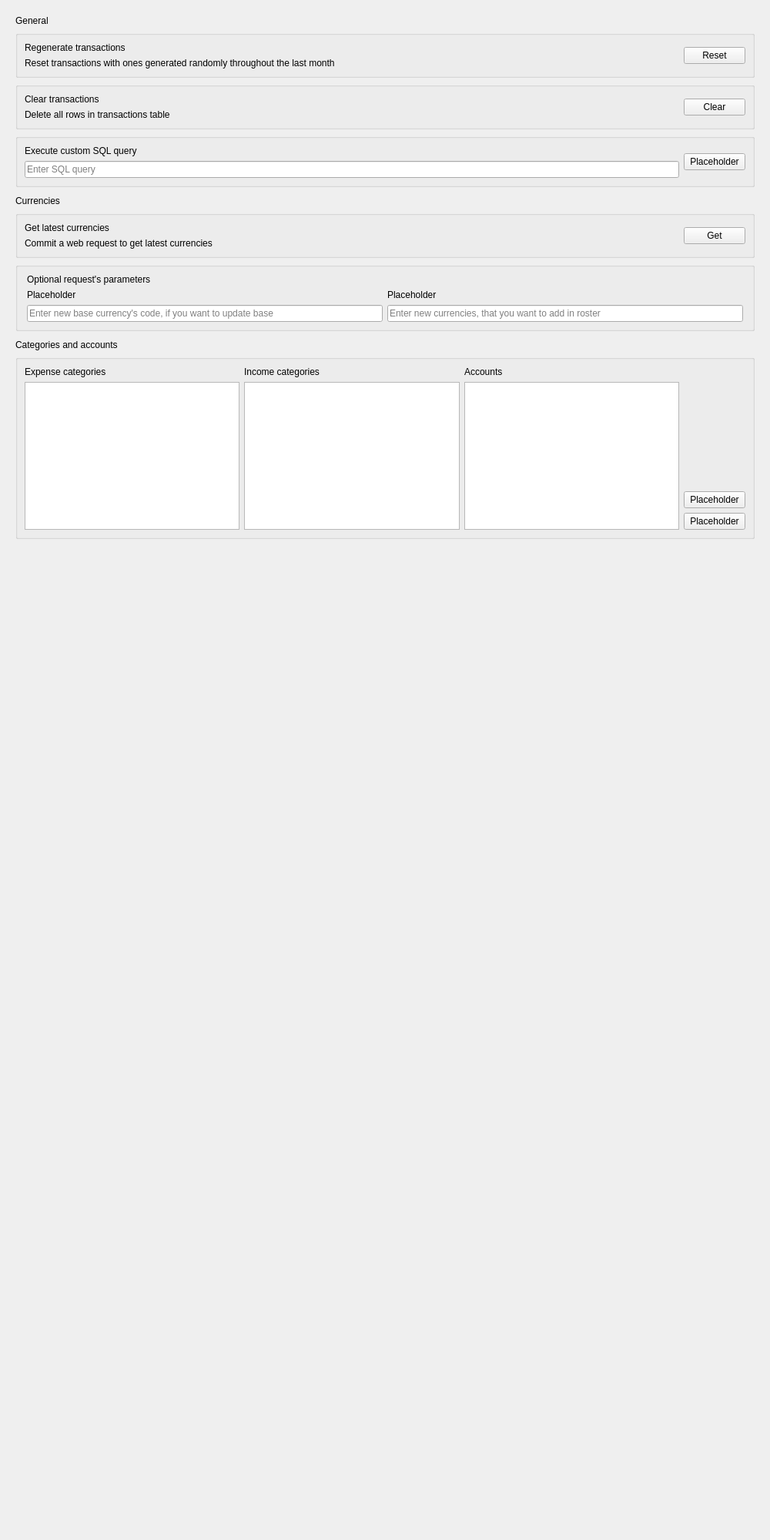
<?xml version="1.0" encoding="UTF-8"?>
<ui version="4.0">
 <class>SettingsPage</class>
 <widget class="QWidget" name="SettingsPage">
  <property name="geometry">
   <rect>
    <x>0</x>
    <y>0</y>
    <width>1000</width>
    <height>2000</height>
   </rect>
  </property>
  <property name="windowTitle">
   <string>SettingsPage</string>
  </property>
  <layout class="QVBoxLayout" name="verticalLayout">
   <item>
    <widget class="QScrollArea" name="scrollArea">
     <property name="frameShape">
      <enum>QFrame::Shape::NoFrame</enum>
     </property>
     <property name="widgetResizable">
      <bool>true</bool>
     </property>
     <widget class="QWidget" name="scrollAreaWidgetContents">
      <property name="geometry">
       <rect>
        <x>0</x>
        <y>0</y>
        <width>982</width>
        <height>1982</height>
       </rect>
      </property>
      <layout class="QVBoxLayout" name="verticalLayout_3">
       <item>
        <widget class="QLabel" name="label_13">
         <property name="layoutDirection">
          <enum>Qt::LayoutDirection::LeftToRight</enum>
         </property>
         <property name="styleSheet">
          <string notr="true">font: 10pt &quot;Segoe UI&quot;;</string>
         </property>
         <property name="text">
          <string>General</string>
         </property>
         <property name="alignment">
          <set>Qt::AlignmentFlag::AlignLeading|Qt::AlignmentFlag::AlignLeft|Qt::AlignmentFlag::AlignVCenter</set>
         </property>
        </widget>
       </item>
       <item>
        <widget class="QGroupBox" name="groupBox_5">
         <property name="sizePolicy">
          <sizepolicy hsizetype="Preferred" vsizetype="Fixed">
           <horstretch>0</horstretch>
           <verstretch>0</verstretch>
          </sizepolicy>
         </property>
         <property name="maximumSize">
          <size>
           <width>16777215</width>
           <height>16777215</height>
          </size>
         </property>
         <property name="title">
          <string/>
         </property>
         <layout class="QHBoxLayout" name="horizontalLayout_11">
          <item>
           <layout class="QVBoxLayout" name="verticalLayout_6">
            <item>
             <widget class="QLabel" name="label_11">
              <property name="sizePolicy">
               <sizepolicy hsizetype="Fixed" vsizetype="Fixed">
                <horstretch>0</horstretch>
                <verstretch>0</verstretch>
               </sizepolicy>
              </property>
              <property name="styleSheet">
               <string notr="true">font: 600 14pt &quot;Segoe UI&quot;;</string>
              </property>
              <property name="text">
               <string>Regenerate transactions</string>
              </property>
             </widget>
            </item>
            <item>
             <widget class="QLabel" name="label_2">
              <property name="text">
               <string>Reset transactions with ones generated randomly throughout the last month</string>
              </property>
             </widget>
            </item>
           </layout>
          </item>
          <item>
           <widget class="QPushButton" name="resetTransactions">
            <property name="sizePolicy">
             <sizepolicy hsizetype="Fixed" vsizetype="Fixed">
              <horstretch>1</horstretch>
              <verstretch>0</verstretch>
             </sizepolicy>
            </property>
            <property name="layoutDirection">
             <enum>Qt::LayoutDirection::LeftToRight</enum>
            </property>
            <property name="styleSheet">
             <string notr="true">font: 600 14pt &quot;Segoe UI&quot;;</string>
            </property>
            <property name="text">
             <string>Reset</string>
            </property>
           </widget>
          </item>
         </layout>
        </widget>
       </item>
       <item>
        <widget class="QGroupBox" name="groupBox_7">
         <property name="sizePolicy">
          <sizepolicy hsizetype="Preferred" vsizetype="Fixed">
           <horstretch>0</horstretch>
           <verstretch>0</verstretch>
          </sizepolicy>
         </property>
         <property name="maximumSize">
          <size>
           <width>16777215</width>
           <height>16777215</height>
          </size>
         </property>
         <property name="title">
          <string/>
         </property>
         <layout class="QHBoxLayout" name="horizontalLayout_13">
          <item>
           <layout class="QVBoxLayout" name="verticalLayout_7">
            <item>
             <widget class="QLabel" name="label_15">
              <property name="sizePolicy">
               <sizepolicy hsizetype="Fixed" vsizetype="Fixed">
                <horstretch>0</horstretch>
                <verstretch>0</verstretch>
               </sizepolicy>
              </property>
              <property name="styleSheet">
               <string notr="true">font: 600 14pt &quot;Segoe UI&quot;;</string>
              </property>
              <property name="text">
               <string>Clear transactions</string>
              </property>
             </widget>
            </item>
            <item>
             <widget class="QLabel" name="label_5">
              <property name="text">
               <string>Delete all rows in transactions table</string>
              </property>
             </widget>
            </item>
           </layout>
          </item>
          <item>
           <widget class="QPushButton" name="clearTransactions">
            <property name="sizePolicy">
             <sizepolicy hsizetype="Fixed" vsizetype="Fixed">
              <horstretch>1</horstretch>
              <verstretch>0</verstretch>
             </sizepolicy>
            </property>
            <property name="layoutDirection">
             <enum>Qt::LayoutDirection::LeftToRight</enum>
            </property>
            <property name="styleSheet">
             <string notr="true">font: 600 14pt &quot;Segoe UI&quot;;</string>
            </property>
            <property name="text">
             <string>Clear</string>
            </property>
           </widget>
          </item>
         </layout>
        </widget>
       </item>
       <item>
        <widget class="QGroupBox" name="groupBox_8">
         <property name="sizePolicy">
          <sizepolicy hsizetype="Preferred" vsizetype="Fixed">
           <horstretch>0</horstretch>
           <verstretch>0</verstretch>
          </sizepolicy>
         </property>
         <property name="maximumSize">
          <size>
           <width>16777215</width>
           <height>16777215</height>
          </size>
         </property>
         <property name="title">
          <string/>
         </property>
         <layout class="QHBoxLayout" name="horizontalLayout_14">
          <item>
           <layout class="QVBoxLayout" name="verticalLayout_8">
            <item>
             <widget class="QLabel" name="label_16">
              <property name="sizePolicy">
               <sizepolicy hsizetype="Fixed" vsizetype="Fixed">
                <horstretch>0</horstretch>
                <verstretch>0</verstretch>
               </sizepolicy>
              </property>
              <property name="styleSheet">
               <string notr="true">font: 600 14pt &quot;Segoe UI&quot;;</string>
              </property>
              <property name="text">
               <string>Execute custom SQL query</string>
              </property>
             </widget>
            </item>
            <item>
             <widget class="QLineEdit" name="lineEdit">
              <property name="placeholderText">
               <string>Enter SQL query</string>
              </property>
             </widget>
            </item>
           </layout>
          </item>
          <item>
           <widget class="QPushButton" name="clearTransactions_2">
            <property name="sizePolicy">
             <sizepolicy hsizetype="Fixed" vsizetype="Fixed">
              <horstretch>1</horstretch>
              <verstretch>0</verstretch>
             </sizepolicy>
            </property>
            <property name="layoutDirection">
             <enum>Qt::LayoutDirection::LeftToRight</enum>
            </property>
            <property name="styleSheet">
             <string notr="true">font: 600 14pt &quot;Segoe UI&quot;;</string>
            </property>
            <property name="text">
             <string>Placeholder</string>
            </property>
           </widget>
          </item>
         </layout>
        </widget>
       </item>
       <item>
        <spacer name="verticalSpacer">
         <property name="orientation">
          <enum>Qt::Orientation::Vertical</enum>
         </property>
         <property name="sizeType">
          <enum>QSizePolicy::Policy::Fixed</enum>
         </property>
         <property name="sizeHint" stdset="0">
          <size>
           <width>20</width>
           <height>5</height>
          </size>
         </property>
        </spacer>
       </item>
       <item>
        <widget class="QLabel" name="label_14">
         <property name="styleSheet">
          <string notr="true">font: 10pt &quot;Segoe UI&quot;;</string>
         </property>
         <property name="text">
          <string>Currencies</string>
         </property>
         <property name="alignment">
          <set>Qt::AlignmentFlag::AlignLeading|Qt::AlignmentFlag::AlignLeft|Qt::AlignmentFlag::AlignVCenter</set>
         </property>
        </widget>
       </item>
       <item>
        <widget class="QGroupBox" name="groupBox_6">
         <property name="sizePolicy">
          <sizepolicy hsizetype="Preferred" vsizetype="Fixed">
           <horstretch>0</horstretch>
           <verstretch>0</verstretch>
          </sizepolicy>
         </property>
         <property name="maximumSize">
          <size>
           <width>16777215</width>
           <height>16777215</height>
          </size>
         </property>
         <property name="title">
          <string/>
         </property>
         <layout class="QHBoxLayout" name="horizontalLayout_12">
          <item>
           <layout class="QVBoxLayout" name="verticalLayout_9">
            <item>
             <widget class="QLabel" name="label_12">
              <property name="sizePolicy">
               <sizepolicy hsizetype="Fixed" vsizetype="Fixed">
                <horstretch>0</horstretch>
                <verstretch>0</verstretch>
               </sizepolicy>
              </property>
              <property name="styleSheet">
               <string notr="true">font: 600 14pt &quot;Segoe UI&quot;;</string>
              </property>
              <property name="text">
               <string>Get latest currencies</string>
              </property>
             </widget>
            </item>
            <item>
             <widget class="QLabel" name="label_3">
              <property name="text">
               <string>Commit a web request to get latest currencies</string>
              </property>
             </widget>
            </item>
           </layout>
          </item>
          <item>
           <widget class="QPushButton" name="getCurrencies">
            <property name="sizePolicy">
             <sizepolicy hsizetype="Fixed" vsizetype="Fixed">
              <horstretch>1</horstretch>
              <verstretch>0</verstretch>
             </sizepolicy>
            </property>
            <property name="layoutDirection">
             <enum>Qt::LayoutDirection::LeftToRight</enum>
            </property>
            <property name="styleSheet">
             <string notr="true">font: 600 14pt &quot;Segoe UI&quot;;</string>
            </property>
            <property name="text">
             <string>Get</string>
            </property>
           </widget>
          </item>
         </layout>
        </widget>
       </item>
       <item>
        <widget class="QGroupBox" name="groupBox_4">
         <property name="sizePolicy">
          <sizepolicy hsizetype="Preferred" vsizetype="Fixed">
           <horstretch>0</horstretch>
           <verstretch>0</verstretch>
          </sizepolicy>
         </property>
         <property name="maximumSize">
          <size>
           <width>16777215</width>
           <height>16777215</height>
          </size>
         </property>
         <property name="title">
          <string/>
         </property>
         <layout class="QGridLayout" name="gridLayout">
          <property name="leftMargin">
           <number>12</number>
          </property>
          <property name="topMargin">
           <number>9</number>
          </property>
          <property name="rightMargin">
           <number>12</number>
          </property>
          <property name="bottomMargin">
           <number>9</number>
          </property>
          <item row="2" column="0">
           <widget class="QLineEdit" name="base">
            <property name="placeholderText">
             <string>Enter new base currency's code, if you want to update base</string>
            </property>
           </widget>
          </item>
          <item row="2" column="1">
           <widget class="QLineEdit" name="currencies">
            <property name="placeholderText">
             <string>Enter new currencies, that you want to add in roster</string>
            </property>
           </widget>
          </item>
          <item row="1" column="0">
           <widget class="QLabel" name="label_6">
            <property name="styleSheet">
             <string notr="true"/>
            </property>
            <property name="text">
             <string>Placeholder</string>
            </property>
           </widget>
          </item>
          <item row="1" column="1">
           <widget class="QLabel" name="label_4">
            <property name="styleSheet">
             <string notr="true"/>
            </property>
            <property name="text">
             <string>Placeholder</string>
            </property>
           </widget>
          </item>
          <item row="0" column="0" colspan="2">
           <widget class="QLabel" name="label_7">
            <property name="styleSheet">
             <string notr="true">font: 600 14pt &quot;Segoe UI&quot;;</string>
            </property>
            <property name="text">
             <string>Optional request's parameters</string>
            </property>
           </widget>
          </item>
         </layout>
        </widget>
       </item>
       <item>
        <spacer name="verticalSpacer_3">
         <property name="orientation">
          <enum>Qt::Orientation::Vertical</enum>
         </property>
         <property name="sizeType">
          <enum>QSizePolicy::Policy::Fixed</enum>
         </property>
         <property name="sizeHint" stdset="0">
          <size>
           <width>20</width>
           <height>5</height>
          </size>
         </property>
        </spacer>
       </item>
       <item>
        <widget class="QLabel" name="label_17">
         <property name="styleSheet">
          <string notr="true">font: 10pt &quot;Segoe UI&quot;;</string>
         </property>
         <property name="text">
          <string>Categories and accounts</string>
         </property>
         <property name="alignment">
          <set>Qt::AlignmentFlag::AlignLeading|Qt::AlignmentFlag::AlignLeft|Qt::AlignmentFlag::AlignVCenter</set>
         </property>
        </widget>
       </item>
       <item>
        <widget class="QGroupBox" name="groupBox_9">
         <property name="sizePolicy">
          <sizepolicy hsizetype="Preferred" vsizetype="Fixed">
           <horstretch>0</horstretch>
           <verstretch>0</verstretch>
          </sizepolicy>
         </property>
         <property name="maximumSize">
          <size>
           <width>16777215</width>
           <height>16777215</height>
          </size>
         </property>
         <property name="title">
          <string/>
         </property>
         <layout class="QGridLayout" name="gridLayout_2">
          <item row="0" column="0">
           <widget class="QLabel" name="label">
            <property name="text">
             <string>Expense categories</string>
            </property>
           </widget>
          </item>
          <item row="0" column="1">
           <widget class="QLabel" name="label_8">
            <property name="text">
             <string>Income categories</string>
            </property>
           </widget>
          </item>
          <item row="0" column="2">
           <widget class="QLabel" name="label_9">
            <property name="text">
             <string>Accounts</string>
            </property>
           </widget>
          </item>
          <item row="1" column="0">
           <widget class="QListWidget" name="listWidget"/>
          </item>
          <item row="1" column="1">
           <widget class="QListWidget" name="listWidget_2"/>
          </item>
          <item row="1" column="2">
           <widget class="QListWidget" name="listWidget_3"/>
          </item>
          <item row="1" column="3">
           <layout class="QVBoxLayout" name="verticalLayout_2">
            <item>
             <spacer name="verticalSpacer_2">
              <property name="orientation">
               <enum>Qt::Orientation::Vertical</enum>
              </property>
              <property name="sizeHint" stdset="0">
               <size>
                <width>20</width>
                <height>40</height>
               </size>
              </property>
             </spacer>
            </item>
            <item alignment="Qt::AlignmentFlag::AlignVCenter">
             <widget class="QPushButton" name="getCurrencies_3">
              <property name="sizePolicy">
               <sizepolicy hsizetype="Fixed" vsizetype="Fixed">
                <horstretch>1</horstretch>
                <verstretch>0</verstretch>
               </sizepolicy>
              </property>
              <property name="layoutDirection">
               <enum>Qt::LayoutDirection::LeftToRight</enum>
              </property>
              <property name="styleSheet">
               <string notr="true">font: 600 14pt &quot;Segoe UI&quot;;</string>
              </property>
              <property name="text">
               <string>Placeholder</string>
              </property>
             </widget>
            </item>
            <item>
             <widget class="QPushButton" name="getCurrencies_2">
              <property name="sizePolicy">
               <sizepolicy hsizetype="Fixed" vsizetype="Fixed">
                <horstretch>1</horstretch>
                <verstretch>0</verstretch>
               </sizepolicy>
              </property>
              <property name="layoutDirection">
               <enum>Qt::LayoutDirection::LeftToRight</enum>
              </property>
              <property name="styleSheet">
               <string notr="true">font: 600 14pt &quot;Segoe UI&quot;;</string>
              </property>
              <property name="text">
               <string>Placeholder</string>
              </property>
             </widget>
            </item>
           </layout>
          </item>
         </layout>
        </widget>
       </item>
       <item>
        <spacer name="verticalSpacer_4">
         <property name="orientation">
          <enum>Qt::Orientation::Vertical</enum>
         </property>
         <property name="sizeHint" stdset="0">
          <size>
           <width>20</width>
           <height>901</height>
          </size>
         </property>
        </spacer>
       </item>
      </layout>
     </widget>
    </widget>
   </item>
  </layout>
 </widget>
 <resources/>
 <connections/>
</ui>
